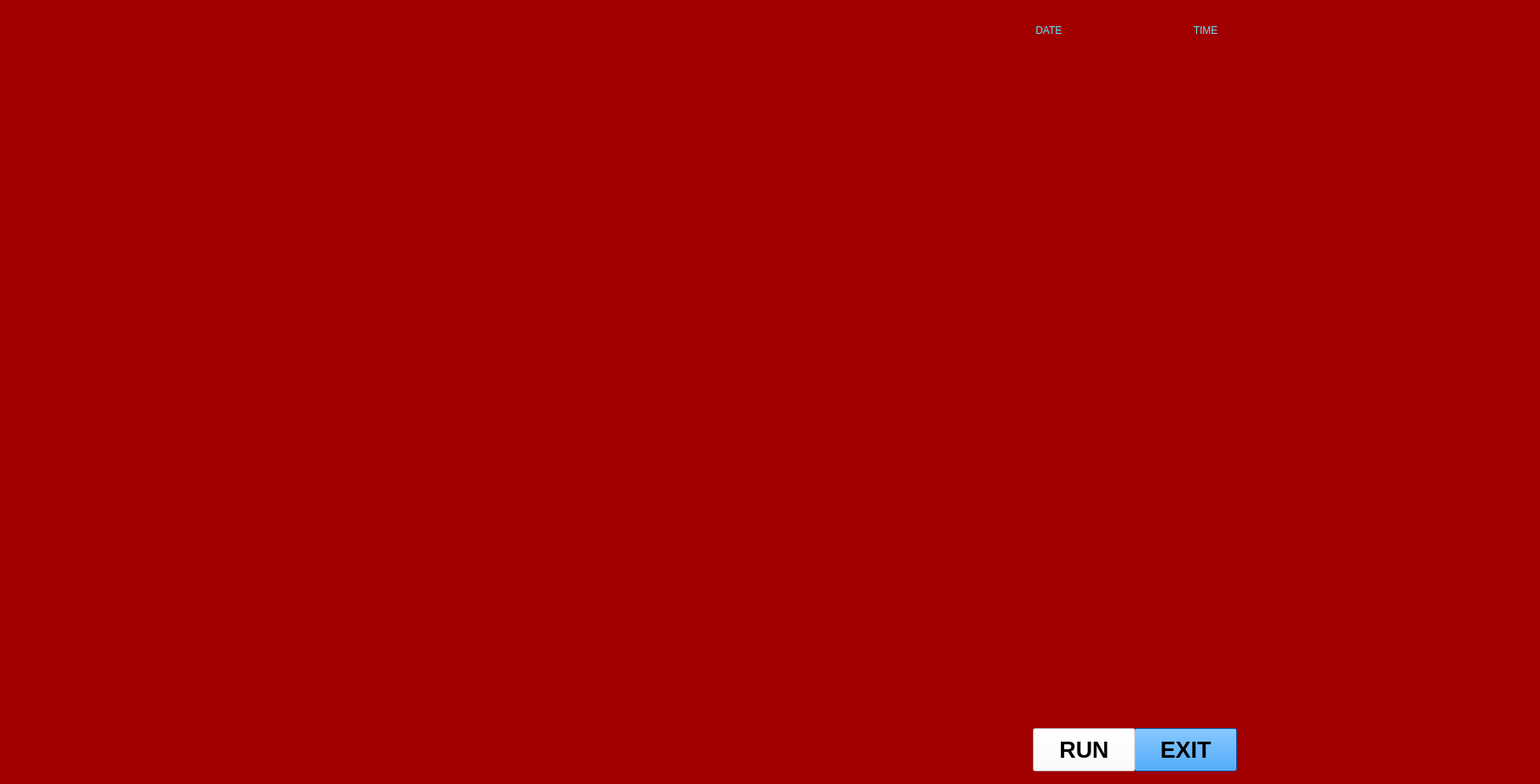
<?xml version="1.0" encoding="UTF-8"?>
<ui version="4.0">
 <class>NOVAUI</class>
 <widget class="QMainWindow" name="NOVAUI">
  <property name="geometry">
   <rect>
    <x>0</x>
    <y>0</y>
    <width>1819</width>
    <height>926</height>
   </rect>
  </property>
  <property name="windowTitle">
   <string>MainWindow</string>
  </property>
  <widget class="QWidget" name="centralwidget">
   <widget class="QLabel" name="label">
    <property name="geometry">
     <rect>
      <x>-60</x>
      <y>-70</y>
      <width>1981</width>
      <height>1091</height>
     </rect>
    </property>
    <property name="autoFillBackground">
     <bool>false</bool>
    </property>
    <property name="styleSheet">
     <string notr="true">background-color: rgb(162, 0, 0);</string>
    </property>
    <property name="text">
     <string/>
    </property>
    <property name="pixmap">
     <pixmap>bg2.jpg</pixmap>
    </property>
    <property name="scaledContents">
     <bool>true</bool>
    </property>
   </widget>
   <widget class="QPushButton" name="pushButton_3">
    <property name="geometry">
     <rect>
      <x>1340</x>
      <y>860</y>
      <width>121</width>
      <height>51</height>
     </rect>
    </property>
    <property name="font">
     <font>
      <pointsize>20</pointsize>
      <weight>75</weight>
      <bold>true</bold>
     </font>
    </property>
    <property name="autoFillBackground">
     <bool>false</bool>
    </property>
    <property name="styleSheet">
     <string notr="true">background-color: rgb(0, 136, 255);</string>
    </property>
    <property name="text">
     <string>EXIT</string>
    </property>
   </widget>
   <widget class="QPushButton" name="pushButton_4">
    <property name="geometry">
     <rect>
      <x>1220</x>
      <y>860</y>
      <width>121</width>
      <height>51</height>
     </rect>
    </property>
    <property name="font">
     <font>
      <pointsize>20</pointsize>
      <weight>75</weight>
      <bold>true</bold>
     </font>
    </property>
    <property name="autoFillBackground">
     <bool>false</bool>
    </property>
    <property name="styleSheet">
     <string notr="true">background-color: rgb(255, 255, 255);</string>
    </property>
    <property name="text">
     <string>RUN</string>
    </property>
   </widget>
   <widget class="QTextBrowser" name="textBrowser">
    <property name="geometry">
     <rect>
      <x>1200</x>
      <y>50</y>
      <width>181</width>
      <height>51</height>
     </rect>
    </property>
    <property name="styleSheet">
     <string notr="true">background:transparent;
border-radius:none;</string>
    </property>
   </widget>
   <widget class="QTextBrowser" name="textBrowser_2">
    <property name="geometry">
     <rect>
      <x>1400</x>
      <y>50</y>
      <width>181</width>
      <height>51</height>
     </rect>
    </property>
    <property name="styleSheet">
     <string notr="true">background:transparent;
border-radius:none;</string>
    </property>
   </widget>
   <widget class="QLabel" name="label_3">
    <property name="geometry">
     <rect>
      <x>580</x>
      <y>360</y>
      <width>661</width>
      <height>381</height>
     </rect>
    </property>
    <property name="text">
     <string/>
    </property>
    <property name="pixmap">
     <pixmap>../ringJar.gif</pixmap>
    </property>
    <property name="scaledContents">
     <bool>true</bool>
    </property>
   </widget>
   <widget class="QLabel" name="label_4">
    <property name="geometry">
     <rect>
      <x>-10</x>
      <y>120</y>
      <width>221</width>
      <height>321</height>
     </rect>
    </property>
    <property name="text">
     <string/>
    </property>
    <property name="pixmap">
     <pixmap>circle.gif</pixmap>
    </property>
    <property name="scaledContents">
     <bool>true</bool>
    </property>
   </widget>
   <widget class="QLabel" name="label_2">
    <property name="geometry">
     <rect>
      <x>790</x>
      <y>180</y>
      <width>241</width>
      <height>211</height>
     </rect>
    </property>
    <property name="text">
     <string/>
    </property>
    <property name="pixmap">
     <pixmap>ironman1.gif</pixmap>
    </property>
    <property name="scaledContents">
     <bool>true</bool>
    </property>
   </widget>
   <widget class="QLabel" name="label_5">
    <property name="geometry">
     <rect>
      <x>10</x>
      <y>260</y>
      <width>641</width>
      <height>611</height>
     </rect>
    </property>
    <property name="text">
     <string/>
    </property>
    <property name="pixmap">
     <pixmap>frame1_flip.png</pixmap>
    </property>
    <property name="scaledContents">
     <bool>true</bool>
    </property>
   </widget>
   <widget class="QLabel" name="label_6">
    <property name="geometry">
     <rect>
      <x>1170</x>
      <y>260</y>
      <width>631</width>
      <height>601</height>
     </rect>
    </property>
    <property name="text">
     <string/>
    </property>
    <property name="pixmap">
     <pixmap>fram1.png</pixmap>
    </property>
    <property name="scaledContents">
     <bool>true</bool>
    </property>
   </widget>
   <widget class="QLabel" name="label_7">
    <property name="geometry">
     <rect>
      <x>590</x>
      <y>730</y>
      <width>641</width>
      <height>81</height>
     </rect>
    </property>
    <property name="text">
     <string/>
    </property>
    <property name="pixmap">
     <pixmap>lines1.gif</pixmap>
    </property>
    <property name="scaledContents">
     <bool>true</bool>
    </property>
   </widget>
   <widget class="QLabel" name="label_8">
    <property name="geometry">
     <rect>
      <x>1220</x>
      <y>370</y>
      <width>251</width>
      <height>371</height>
     </rect>
    </property>
    <property name="text">
     <string/>
    </property>
    <property name="pixmap">
     <pixmap>ironman3.gif</pixmap>
    </property>
    <property name="scaledContents">
     <bool>true</bool>
    </property>
   </widget>
   <widget class="QLabel" name="label_9">
    <property name="geometry">
     <rect>
      <x>1610</x>
      <y>120</y>
      <width>221</width>
      <height>321</height>
     </rect>
    </property>
    <property name="text">
     <string/>
    </property>
    <property name="pixmap">
     <pixmap>circle.gif</pixmap>
    </property>
    <property name="scaledContents">
     <bool>true</bool>
    </property>
   </widget>
   <widget class="QLabel" name="label_10">
    <property name="geometry">
     <rect>
      <x>1160</x>
      <y>10</y>
      <width>191</width>
      <height>91</height>
     </rect>
    </property>
    <property name="text">
     <string/>
    </property>
    <property name="pixmap">
     <pixmap>frame10.jpg</pixmap>
    </property>
    <property name="scaledContents">
     <bool>true</bool>
    </property>
   </widget>
   <widget class="QLabel" name="label_11">
    <property name="geometry">
     <rect>
      <x>1350</x>
      <y>10</y>
      <width>191</width>
      <height>91</height>
     </rect>
    </property>
    <property name="text">
     <string/>
    </property>
    <property name="pixmap">
     <pixmap>frame10.jpg</pixmap>
    </property>
    <property name="scaledContents">
     <bool>true</bool>
    </property>
   </widget>
   <widget class="QLabel" name="label_12">
    <property name="geometry">
     <rect>
      <x>-30</x>
      <y>780</y>
      <width>201</width>
      <height>111</height>
     </rect>
    </property>
    <property name="text">
     <string/>
    </property>
    <property name="pixmap">
     <pixmap>powersource.gif</pixmap>
    </property>
    <property name="scaledContents">
     <bool>true</bool>
    </property>
   </widget>
   <widget class="QLabel" name="label_13">
    <property name="geometry">
     <rect>
      <x>1650</x>
      <y>780</y>
      <width>201</width>
      <height>111</height>
     </rect>
    </property>
    <property name="text">
     <string/>
    </property>
    <property name="pixmap">
     <pixmap>powersource.gif</pixmap>
    </property>
    <property name="scaledContents">
     <bool>true</bool>
    </property>
   </widget>
   <widget class="QLabel" name="label_14">
    <property name="geometry">
     <rect>
      <x>1210</x>
      <y>20</y>
      <width>91</width>
      <height>31</height>
     </rect>
    </property>
    <property name="layoutDirection">
     <enum>Qt::LeftToRight</enum>
    </property>
    <property name="styleSheet">
     <string notr="true">color: rgb(93, 234, 255);
font: 75 11pt &quot;MS Shell Dlg 2&quot;;</string>
    </property>
    <property name="text">
     <string>    DATE</string>
    </property>
   </widget>
   <widget class="QLabel" name="label_15">
    <property name="geometry">
     <rect>
      <x>1390</x>
      <y>20</y>
      <width>91</width>
      <height>31</height>
     </rect>
    </property>
    <property name="layoutDirection">
     <enum>Qt::LeftToRight</enum>
    </property>
    <property name="styleSheet">
     <string notr="true">color: rgb(93, 234, 255);
font: 75 11pt &quot;MS Shell Dlg 2&quot;;</string>
    </property>
    <property name="text">
     <string>      TIME</string>
    </property>
   </widget>
   <widget class="QLabel" name="label_16">
    <property name="geometry">
     <rect>
      <x>340</x>
      <y>370</y>
      <width>251</width>
      <height>371</height>
     </rect>
    </property>
    <property name="text">
     <string/>
    </property>
    <property name="pixmap">
     <pixmap>ironman3_flipped.gif</pixmap>
    </property>
    <property name="scaledContents">
     <bool>true</bool>
    </property>
   </widget>
   <widget class="QLabel" name="label_17">
    <property name="geometry">
     <rect>
      <x>290</x>
      <y>70</y>
      <width>211</width>
      <height>71</height>
     </rect>
    </property>
    <property name="text">
     <string/>
    </property>
    <property name="pixmap">
     <pixmap>Sujith.gif</pixmap>
    </property>
    <property name="scaledContents">
     <bool>true</bool>
    </property>
   </widget>
   <zorder>label</zorder>
   <zorder>pushButton_3</zorder>
   <zorder>pushButton_4</zorder>
   <zorder>label_4</zorder>
   <zorder>label_2</zorder>
   <zorder>label_3</zorder>
   <zorder>label_7</zorder>
   <zorder>label_8</zorder>
   <zorder>label_9</zorder>
   <zorder>label_6</zorder>
   <zorder>label_10</zorder>
   <zorder>textBrowser</zorder>
   <zorder>label_11</zorder>
   <zorder>textBrowser_2</zorder>
   <zorder>label_12</zorder>
   <zorder>label_13</zorder>
   <zorder>label_14</zorder>
   <zorder>label_15</zorder>
   <zorder>label_16</zorder>
   <zorder>label_5</zorder>
   <zorder>label_17</zorder>
  </widget>
 </widget>
 <resources/>
 <connections/>
</ui>
